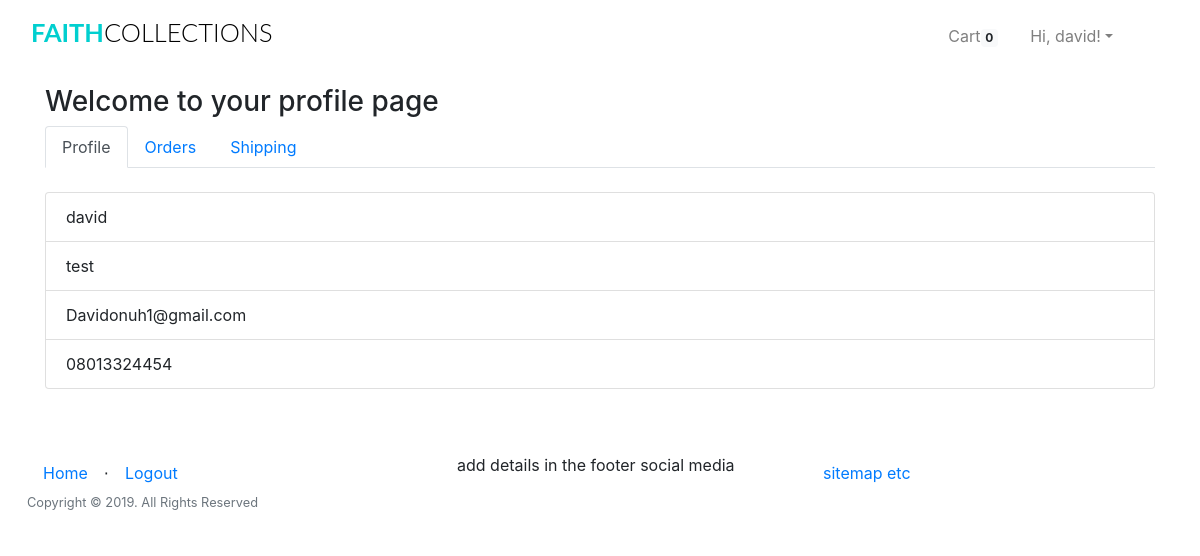
The app's page /profile/ (signed in) with its own data.
### app/models.py (models this page shows, shortened)
class User(UserMixin, db.Model):
	__tablename__="user"
	id = db.Column(db.Integer, primary_key=True)
	firstname = db.Column(db.String(24), index=True)
	lastname = db.Column(db.String(24), index=True)
	email = db.Column(db.String(50), index=True, unique=True)
	password_hash = db.Column(db.String)
	phonenumber = db.Column(db.String(18), index=True, unique=True)
	is_admin = db.Column(db.Boolean, default = False)
	order = db.relationship('Order', secondary=association_table, backref='my_orders', lazy='dynamic')
	kart = db.relationship('Kart', uselist=False, backref='user_kart')
	shipping_info = db.relationship('ShippingInfo', backref='role',lazy='dynamic')

### app/users/routes.py (the view, shortened to what this page needs)
@users.route('/profile/', methods = ["GET", "POST"])
def profile():
	if current_user.is_anonymous:
		count = 0
		user = 0
	else:
		user = current_user.id
		count = Kart.query.filter_by(user_id =user).count()
	form = ShippingForm()
	shipping = ShippingInfo.query.all()
	return render_template('users/profile.html', title = "Account page",form=form,
	shipping = shipping, count=count)

### app/models.py (called while the page is built)
@login_manager.user_loader
def load_user(id):
    return User.query.get(int(id))

### app/templates/users/profile.html (shortened to what this page needs)
{% extends "base.html" %}
{% block body %}
<h3>
        Welcome to your profile page
</h3>
<nav>
        <div class="nav nav-tabs" id="nav-tab" role="tablist">
                <a class="nav-item nav-link active" id="nav-home-tab" data-toggle="tab" href="#nav-home" role="tab" aria-controls="nav-home" aria-selected="true">Profile</a>
                <a class="nav-item nav-link" id="nav-profile-tab" data-toggle="tab" href="#nav-profile" role="tab" aria-controls="nav-profile" aria-selected="false">Orders</a>
                <a class="nav-item nav-link" id="nav-contact-tab" data-toggle="tab" href="#nav-contact" role="tab" aria-controls="nav-contact" aria-selected="false">Shipping</a>
        </div>
</nav>
<div class="tab-content" id="nav-tabContent mb-5">
<div class="tab-pane fade show active " id="nav-home" role="tabpanel" aria-labelledby="nav-home-tab">
                <ul class="list-group mt-4">
                        <li class="list-group-item">{{current_user.firstname }}</li>
                        <li class="list-group-item">{{current_user.lastname }}</li>
                        <li class="list-group-item">{{ current_user.email }}</li>
                        <li class="list-group-item">{{current_user.phonenumber }}</li>
                </ul>
</div>
</div>
{% endblock %}

### app/templates/base.html (shortened to what this page needs)
<html>
    <head>
        <link href="{{ url_for('static', filename='css/bootstrap.min.css') }}"rel="stylesheet">
        <link href="{{ url_for('static', filename='css/st.css') }}"rel="stylesheet">
    </head>
    <body>
            <div class="container-fluid mt-1 mb-3">
                <nav class="navbar navbar-expand-lg navbar-light">
                    <h1 class="brand_name">
                        <a class="navbar-brand" href="{{ url_for('home.homepage') }}">Faith<span>Collections</span></a>
                    </h1>
                    <div class="collapse navbar-collapse" id="navbarTogglerDemo03">
                    <ul class="navbar-nav ml-auto mr-5 mt-2 mt-lg-0">
                            {% if current_user.is_authenticated %}
                            {% if current_user.is_admin %}
                            <li class="nav-item ml-3">
                              <a class="nav-link active" href="{{ url_for('home.admin_dashboard') }}">Dashboard</a>
                            </li>
                            <li class="nav-item ml-3">
                              <a class="nav-link" href="{{ url_for('admin.list_categories') }}">Categories</a>
                            </li>
                            <li class="nav-item ml-3">
                              <a class="nav-link" href="{{ url_for('admin.list_products') }}">Products</a>
                            </li>
                            <li class="nav-item ml-3">
                              <a class="nav-link" href="#" >Orders</a>
                            </li>
                            {% else %}
                              <li class="nav-item ml-3">
                                <a class="nav-link" href="{{ url_for('users.cart') }}">Cart<span class="badge badge-light">{{ count }}</span></a>
                              </li>
                              {% endif %}
                              <li class="nav-item dropdown ml-3">
                                    <a class="nav-link dropdown-toggle" data-toggle="dropdown" href="#" role="button" aria-haspopup="true" aria-expanded="false">
                                        Hi, {{ current_user.firstname }}!</a>
                                  </li>
                                    {% endif %}
                    </ul>
                    </div>
                </nav>
            </div>
    <div class=" container">
            {% block body %}
            {% endblock %}
    </div>
    <div class="push"></div>
    <div class="container-fluid">
        <footer>
                <div class="row">
                        <div class="col">
                                <ul class="nav">
                                    <li class=" nav-item" ><a class="nav-link" href="{{ url_for('home.homepage') }}">Home</a></li>
                                    <li class="footer-menu-divider mt-2">⋅</li>
                                    {% if current_user.is_authenticated %}
                                        <li class=" nav-item" ><a class="nav-link" href="{{ url_for('auth.logout') }}">Logout</a></li>
                                    {% else %}
                                        <li class=" nav-item" ><a class="nav-link" href="{{ url_for('auth.register') }}">Register</a></li>
                                        <li class="footer-menu-divider mt-2">⋅</li>
                                        <li class=" nav-item" ><a class="nav-link" href="{{ url_for('auth.login') }}">Login</a></li>
                                    {% endif %}
                                </ul>
                                <p class="copyright text-muted small">Copyright © 2019. All Rights Reserved</p>
                        </div>
                        <div class="col">
                                <ul class="d-inline-block">
                                 <li class="d-inline-block">add details in the footer</li>
                                 <li class="d-inline-block">social media</li>
                                </ul>
                        </div>
                        <div class="col">
                            <ul class="nav">
                            <li class="d-inline-block"><a class="nav-link" href="#">sitemap etc</a></li>
                            </ul>
                        </div>
                </div>
        </footer>
    </div>
    </body>
</html>

### app/static/css/st.css (style rules this page uses)
.brand_name .navbar-brand { font-size:1.59rem; text-transform: uppercase; font-family: 'Lato', sans-serif; font-weight: 700; color: #333; }
.brand_name >.navbar-brand { color:#01CFCF; text-decoration: none; }
.brand_name >.navbar-brand span { color: #000; font-weight: 300; }
.push { height:4em; }
.row { margin-left: auto; margin-right: auto; margin-bottom: 20px; }
.row:after { content: ""; display: table; clear: both; }
.row .col { float: left; -webkit-box-sizing: border-box; box-sizing: border-box; padding: 0 0.75rem; min-height: 1px; }

### records on screen
User: firstname "david", lastname "test", email "Davidonuh1@gmail.com", phonenumber "08013324454"

### other values on screen
{{ count }} "0"
